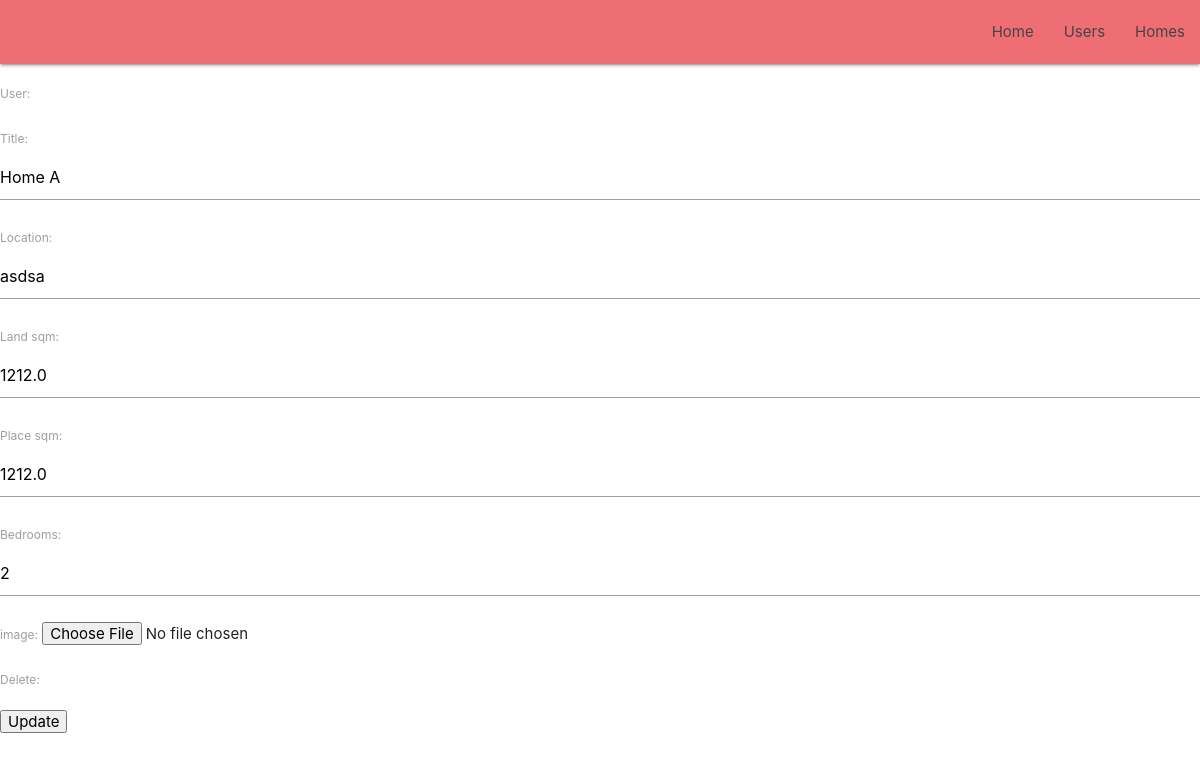
Page /homes/1 on the earlier database version.
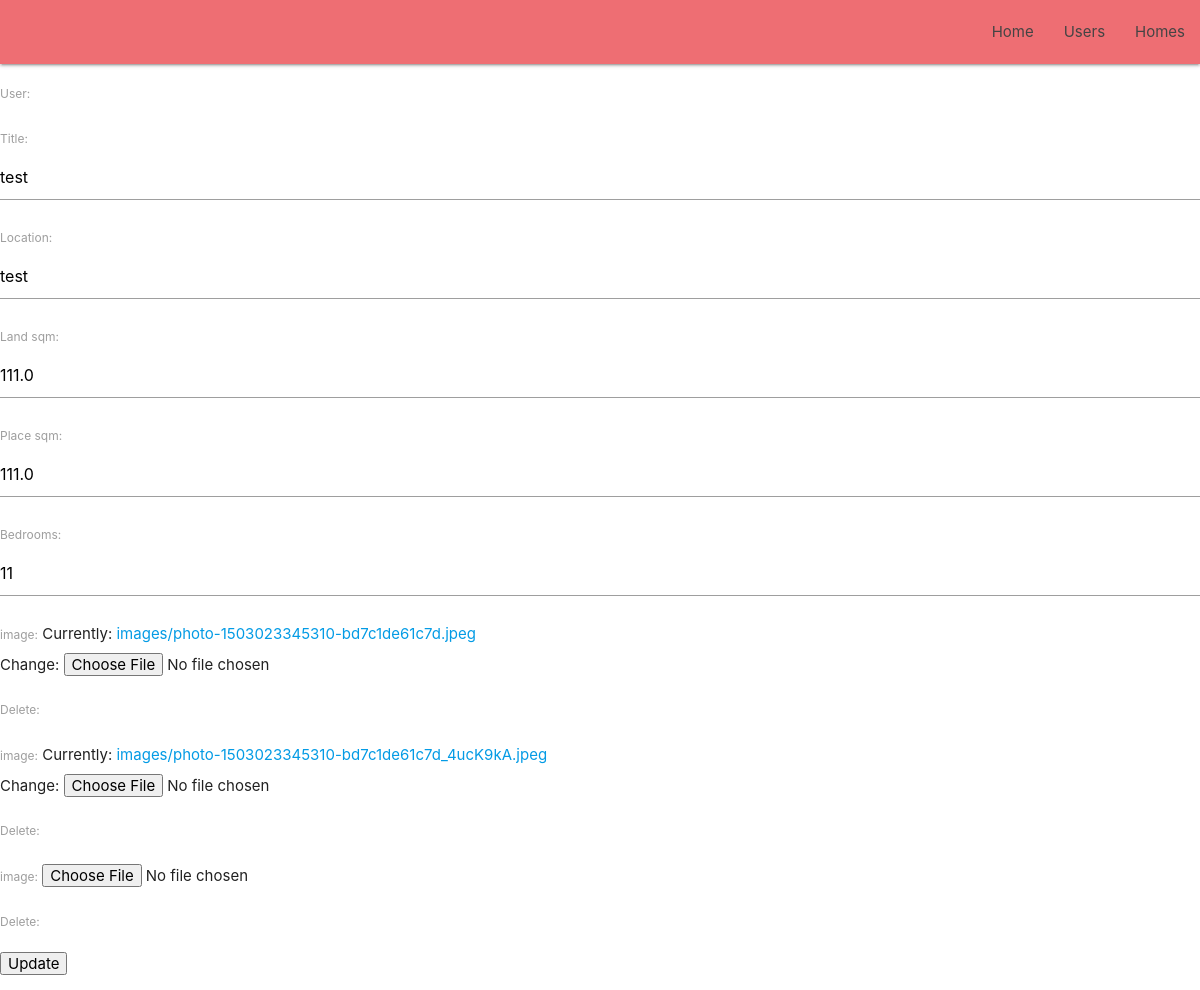
Same page on the later database version.
### users/models.py (models this page shows, shortened)
class Home(models.Model):
    user = models.ForeignKey(User, on_delete=models.CASCADE)
    title = models.CharField(max_length=128)
    location = models.CharField(max_length=128)
    land_sqm = models.FloatField()
    place_sqm = models.FloatField()
    bedrooms = models.PositiveIntegerField()

### users/views.py (the view, shortened to what this page needs)
# urls.py: path('homes/<int:pk>', HomeUpdateView.as_view(), name='homes-update'),
class HomeUpdateView(UpdateView):
    model = Home
    slug_field = 'id'
    form_class = HomeForm
    def get_context_data(self, **kwargs):
        context = super().get_context_data(**kwargs)
        if self.request.POST:
            context['img_form'] = imageformset(self.request.POST, self.request.FILES, instance=self.object)
        else:
            context['img_form'] = imageformset(instance=self.object)
        return context

### users/forms.py
class HomeForm(forms.ModelForm):
    class Meta:
        fields = "__all__"
        model = Home

### users/models.py (called while the page is built)
    def __str__(self):
        return self.email

### templates/users/home_form.html
{% extends "base.html" %}
{% block content %}
<form method="post">{% csrf_token %}
    {{ form.as_p }}
    {{ img_form.as_p }}
    <input type="submit" value="Update">
</form>
{% endblock content %}

Differences in the rows shown:
changed Home: title "Home A" → "test"; location "asdsa" → "test"; land_sqm "1212.0" → "111.0"; place_sqm "1212.0" → "111.0"; bedrooms "2" → "11"
Other differences:
text no longer shown: "image: Delete:"
text now shown: "image: Currently: images/photo-1503023345310-bd7c1de61c7d.jpeg Change: Delete: image: Currently: images/photo-1503023345310-bd7c1de61c7d_4ucK9kA.jpeg Change: Delete: image: Delete:"
